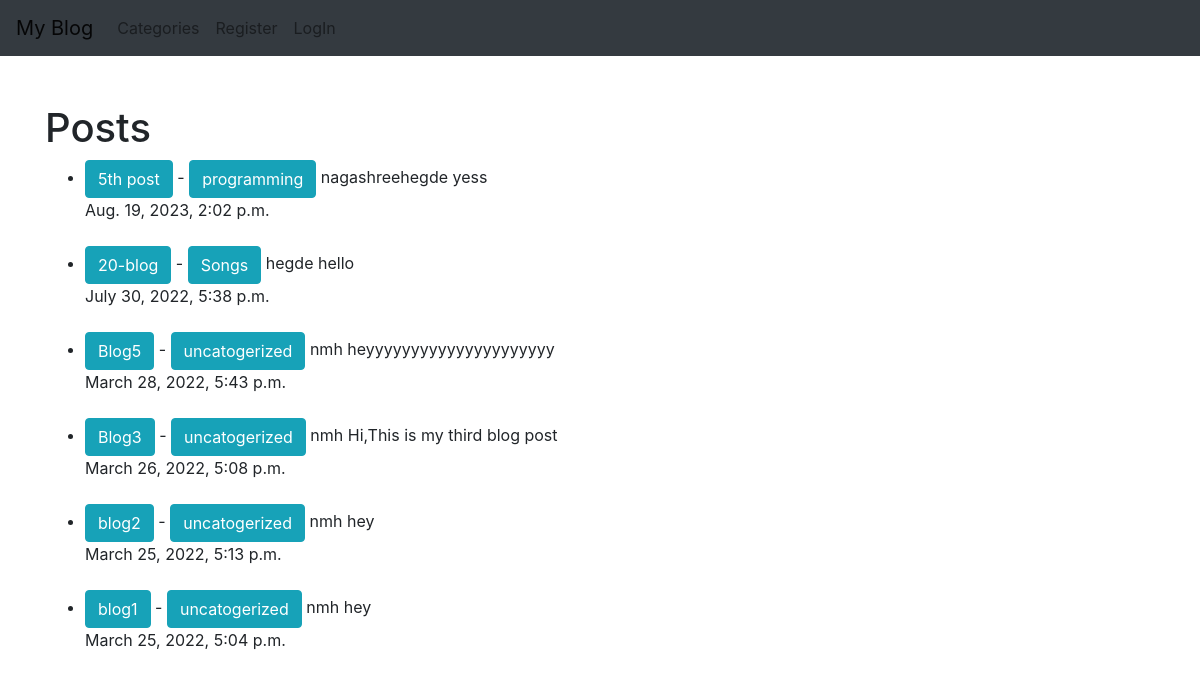
The page / on the database its author committed.
### app_blog/models.py (models this page shows, shortened)
class Post(models.Model):
    title = models.CharField(max_length=255)
    title_tag = models.CharField(max_length=255)
    author = models.ForeignKey(User,on_delete=models.CASCADE)
    body = models.TextField()
    created = models.DateTimeField(auto_now_add=True)
    category = models.CharField(max_length=255,default='uncatogerized')
    likes = models.ManyToManyField(User, related_name='blog_posts')

### app_blog/views.py (the view)
# urls.py: path('',HomeView.as_view(),name="home"),
class HomeView(ListView):
    model=Post
    template_name='app_blog/home.html'
    ordering=['-created']

### app_blog/templates/app_blog/home.html (shortened to what this page needs)
{% extends 'app_blog/base.html' %}
{% block content %}
<h1>Posts</h1>
<ul>
{% for post in object_list %}
    <li><a href="{% url 'article-detail' post.pk %}" class="btn btn-info">{{ post.title }}</a> -
        <a href="{% url 'category' post.category|slugify %}" class="btn btn-info">{{ post.category }}</a>
        {{ post.author }}
     {{ post.body }} <br>
     {{ post.created }} </li>
     <br>
{% endfor%}
</ul>
{% endblock %}

### rows shown on the page
Post: title "5th post", category "programming", author "nagashreehegde", body "yess", created "Aug. 19, 2023, 2:02 p.m."
Post: title "20-blog", category "Songs", author "hegde", body "hello", created "July 30, 2022, 5:38 p.m."
Post: title "Blog5", category "uncatogerized", author "nmh", body "heyyyyyyyyyyyyyyyyyyyyy", created "March 28, 2022, 5:43 p.m."
Post: title "Blog3", category "uncatogerized", author "nmh", body "Hi,This is my third blog post", created "March 26, 2022, 5:08 p.m."
Post: title "blog2", category "uncatogerized", author "nmh", body "hey", created "March 25, 2022, 5:13 p.m."
Post: title "blog1", category "uncatogerized", author "nmh", body "hey", created "March 25, 2022, 5:04 p.m."
